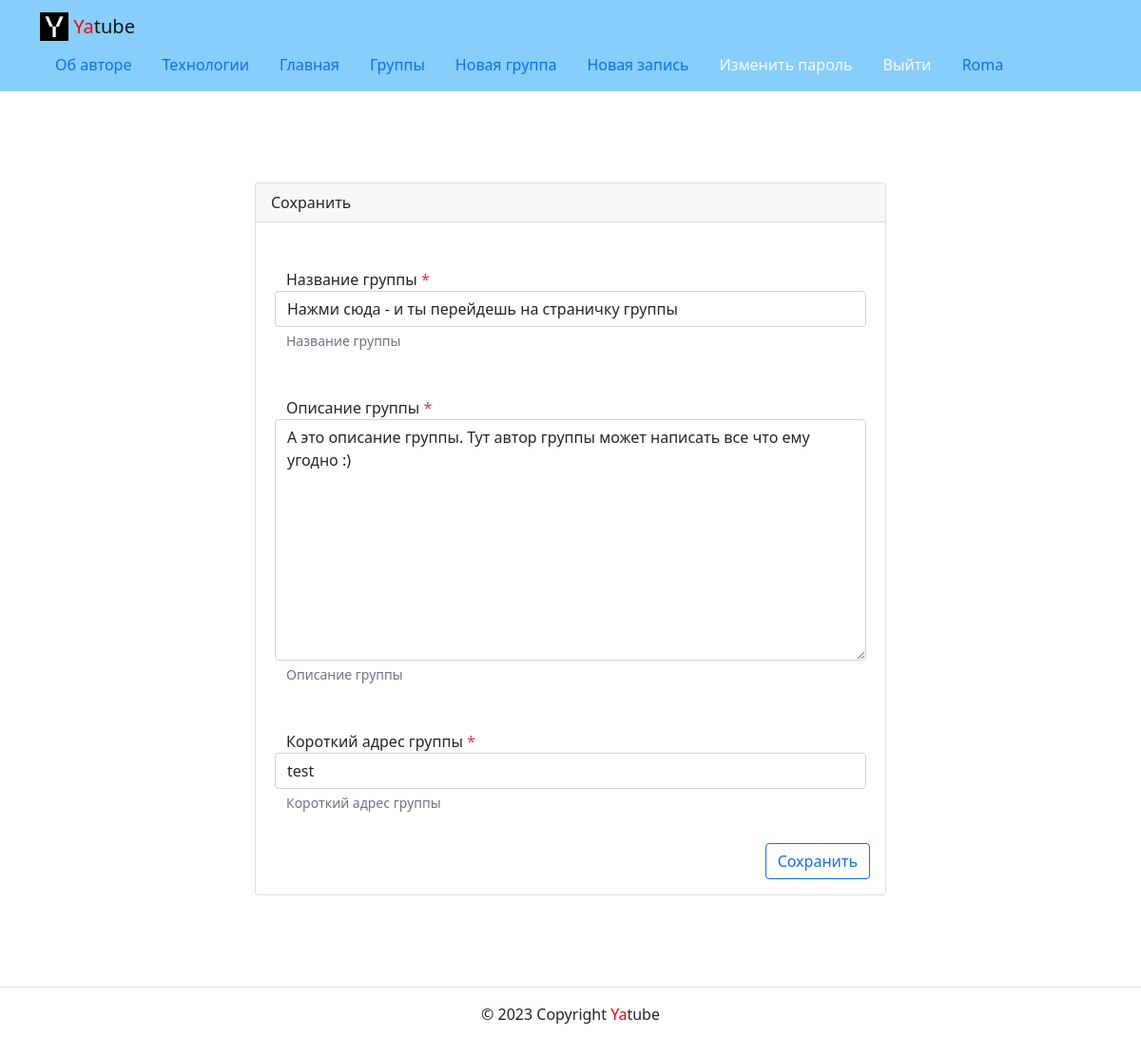
Page /group/test/edit (signed in) on the committed database.
### posts/models.py (models this page shows, shortened)
class Group(models.Model):
    description = models.TextField(
        verbose_name='Описание группы',
        help_text='Описание группы',
    )
    slug = models.SlugField(
        unique=True,
        verbose_name='Короткий адрес группы',
        help_text='Короткий адрес группы'
    )
    title = models.CharField(
        max_length=200,
        verbose_name='Название группы',
        help_text='Название группы'
    )

### posts/views.py (the view)
# urls.py: path('group/<slug:slug>/edit', views.group_edit, name='group_edit'),
@login_required
def group_edit(request, slug):
    group = get_object_or_404(Group, slug=slug)
    form = GroupForm(
        request.POST or None,
        instance=group,
    )
    context = {
        'form': form,
        'is_edit': True,
        'group': group,
    }
    if not form.is_valid():
        return render(request, 'posts/create_group.html', context)
    group = form.save(commit=True)
    return redirect('posts:groups')

### posts/forms.py
class GroupForm(forms.ModelForm):
    class Meta():
        model = Group
        fields = (
            'title',
            'description',
            'slug',
        )

### core/context_processors/year.py (called while the page is built)
def year(request):
    return {
        'year': datetime.datetime.now().year
    }

### core/templatetags/user_filters.py (called while the page is built)
@register.filter
def addclass(field, css):
    return field.as_widget(attrs={'class': css})

### templates/posts/create_group.html (shortened to what this page needs)
{% extends 'base.html' %}
{% load static %}
{% load user_filters %}
{% block content %}
  <div class="container py-5">
    <div class="row justify-content-center">
      <div class="col-md-8 p-5">
        <div class="card">
          <div class="card-header">
            Сохранить
          </div>
          <div class="card-body">
            <form method="post"enctype="multipart/form-data">
              {% for field in form %}
                <div class="form-group row my-3 p-3">
                  <label for="{{ field.id_for_label }}">
                    {{ field.label }}
                    {% if field.field.required %}
                      <span class="required text-danger" >*</span>
                    {% endif %}
                  </label>
                  {{ field|addclass:'form-control' }}
                  {% if field.help_text %}
                    <small id="{{ field.id_for_label }}" class="form-text text-muted">
                      {{ field.help_text|safe }}
                    </small>
                  {% endif %}
                </div>
              {% endfor %}
              <div class="d-flex justify-content-end">
                <button type="submit" class="btn btn-outline-primary">
                  Сохранить
                </button>
              </div>
            </form>
          </div>
        </div>
      </div>
    </div>
  </div>
{% endblock %}

### templates/includes/header.html (shortened to what this page needs)
{% load static %}
<header>
  <nav class="navbar navbar-light" style="background-color: lightskyblue">
    <div class="container">
      <a class="navbar-brand" href="{% url 'posts:index' %}">
        <img
          alt=""
          class="d-inline-block align-top"
          height="30"
          src="{% static 'img/logo.png' %}"
          width="30"
        >
        <span style="color:red">Ya</span>tube
      </a>
      <ul class="nav nav-pills">
        <li class="nav-item">
          <a class="nav-link {% if author_about %} active {% endif %}" href="{% url 'about:author' %}">Об авторе</a>
        </li>
        <li class="nav-item">
          <a class="nav-link {% if tech_about %} active {% endif %}" href="{% url 'about:tech' %}">Технологии</a>
        </li>
        <li class="nav-item">
          <a class="nav-link {% if index_header %} active {% endif %}" href="{% url 'posts:index' %}">Главная</a>
        </li>
        <li class="nav-item">
          <a class="nav-link {% if groups_page %} active {% endif %}" href="{% url 'posts:groups' %}">Группы</a>
        </li>
        {% if user.is_authenticated %}
        <li class="nav-item">
          <a class="nav-link {% if group_create %} active {% endif %}" href="{% url 'posts:group_create' %}">Новая группа</a>
        </li>
        <li class="nav-item">
          <a class="nav-link {% if post_create %} active {% endif %}" href="{% url 'posts:post_create' %}">Новая запись</a>
        </li>
        <li class="nav-item">
          <a class="nav-link link-light" href="{% url 'users:PasswordChangeForm' %}">Изменить пароль</a>
        </li>
        <li class="nav-item">
          <a class="nav-link link-light" href="{% url 'users:logout' %}">Выйти</a>
        </li>
        <li class="nav-item">
          <a class="nav-link {% if profile%} active {% endif %}" href="{% url 'posts:profile' user.username %}">{{ user.username }}</a>
        </li>
        {% endif %}
      </ul>
    </div>
  </nav>
</header>

### rows in the picture
Group: form "Нажми сюда - и ты перейдешь на страничку группы" "А это описание группы. Тут автор группы может написать все что ему угодно :)" "test"

### other values in the picture
{{ user.username }} "Roma"
{{ field.label }} "Название группы" "Описание группы" "Короткий адрес группы"
{{ field.help_text|safe }} "Название группы" "Описание группы" "Короткий адрес группы"
